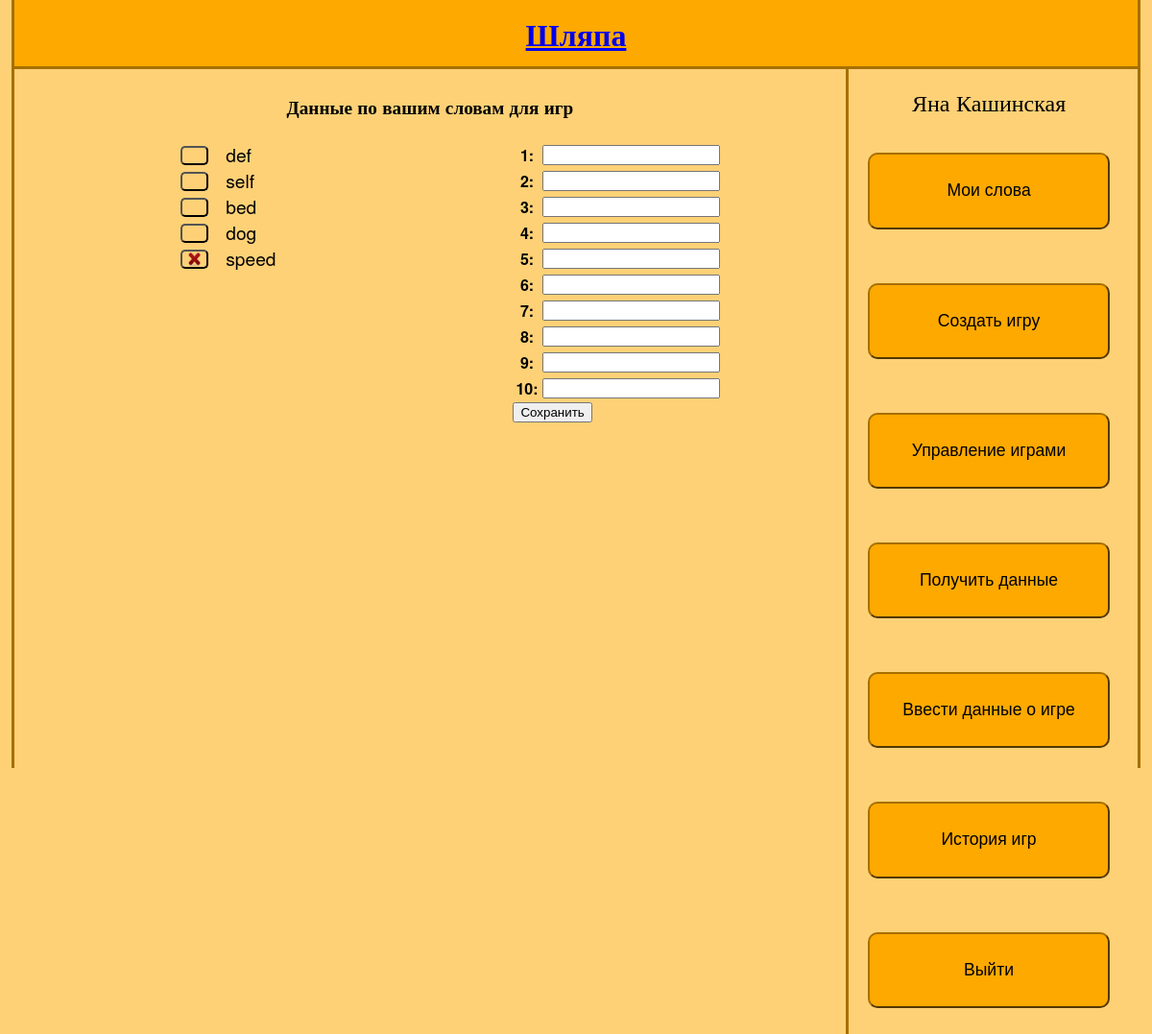
The page /words/ (signed in) on the database as committed earlier.
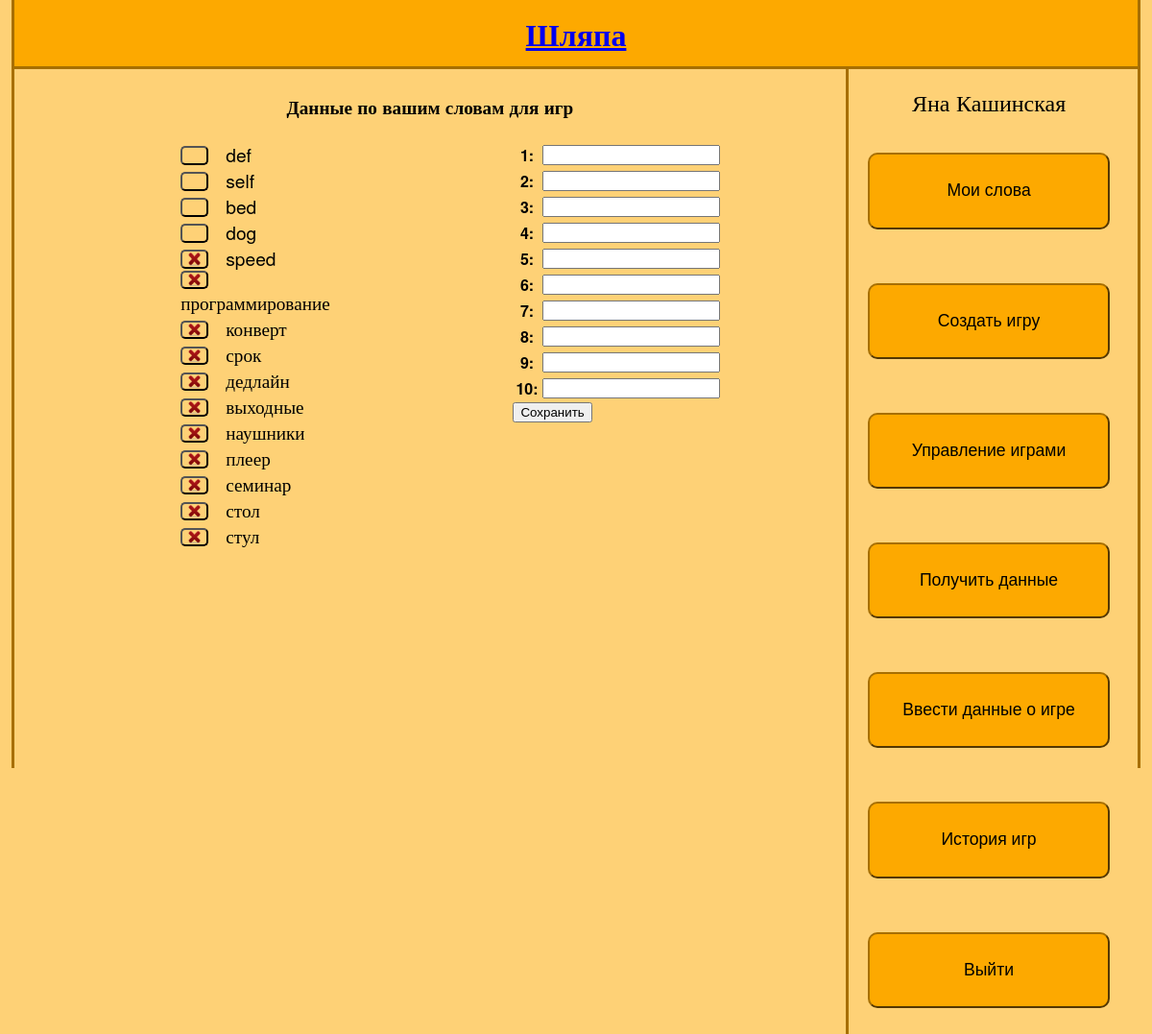
The same page on the database as committed later.
### game/models.py (models this page shows, shortened)
class UserWord(models.Model):
	user = models.ForeignKey(User)
	word = models.ForeignKey(Word)
	game = models.ManyToManyField(Game)
	def allow_delete(self):
		if len(self.game.all()) == 0:
			if len(self.word.user.all()) <= 1:
				return True
		return False

class Word(models.Model):
	word = models.CharField(max_length = 100)
	user = models.ManyToManyField(User, through='UserWord')

### views.py (the view)
# urls.py: url(r'^words/$', words),
def words(request):
	form = WordForm()
	if request.method == "POST":
		form = WordForm(request.POST)
	wordsUser = UserWord.objects.filter(user = request.user)
	return render_to_response('words.html', {'wordsUser': wordsUser, 'form':form}, context_instance=RequestContext(request))

### forms.py
class WordForm(forms.Form):
    word1 = forms.CharField(label='1', required=False)
    word2 = forms.CharField(label='2', required=False)
    word3 = forms.CharField(label='3', required=False)
    word4 = forms.CharField(label='4', required=False)
    word5 = forms.CharField(label='5', required=False)
    word6 = forms.CharField(label='6', required=False)
    word7 = forms.CharField(label='7', required=False)
    word8 = forms.CharField(label='8', required=False)
    word9 = forms.CharField(label='9', required=False)
    word10 = forms.CharField(label='10', required=False)

### templates/words.html (shortened to what this page needs)
{% extends "base.html" %}
{% block main %}
<p>
	<h1> Данные по вашим словам для игр </h1>
	<div class="table_words">
		<form action="/delete_word/" method="post">
		{% for word in wordsUser %}
			{% if word.allow_delete %}
	    	<button value="{{word.word.word}}" name="del_word" class = "button_del"> <img src="/media/delete.png" class="img_del"/> </button>
	    	{% else %}
	    	<button value="{{word.word.word}}" name="not_del_word" class = "button_del"> <img src="/media/empty.png" class="img_del"/> </button>
	    	{% endif%}
	    	<label for='del_word' class = "word"> {{word.word.word}}</label>
	    	<br>
		{% endfor %}
		</form>
	</div>
	<div id="write_words" >
		<form action="/save_words/" method="post">
			<table>
				{{form.as_table}}
			</table>
		<input type='submit' value='Сохранить'>
		</form>
	</div>
</p>
{% endblock %}

### templates/base.html (shortened to what this page needs)
<html>
<head>
</head>
<body>
<div id = "title">
<a  href = "/" > <h1>  Шляпа </h1> </a>
</div>
<div id = "main">
{% block main %}{% endblock %}
</div>
<div id = "menu">
 	<p>
 		{% include "register.html"%}
	 </p>
	{% if user.is_authenticated %}
	<p>
		<form action = "/words/" class = "menu_item">
			<input type="submit" value="Мои слова"/>
		</form>
	</p>
	<p>
		<form action="/request_words/" class = "menu_item">
		    <input type="submit" value="Создать игру">
		</form>
	</p>
	<p>
		<form action="/queue_games/" class = "menu_item">
		    <input type="submit" value="Управление играми">
		</form>
	</p>
	<p>
		<form action="/imitator_request/" class = "menu_item">
		    <input type="submit" value="Получить данные">
		</form>
	</p>
	<p>
		<form action="/new_result_game/" class = "menu_item">
		    <input type="submit" value="Ввести данные о игре">
		</form>
	</p>
	<p>
		<form action="/history/" class = "menu_item">
		    <input type="submit" value="История игр">
		</form>
	</p>
	<p>
		<form action="/logout/" class = "menu_item">
		    <input type="submit" value="Выйти">
		</form>
	</p>
	{% endif %}
</div>
</body>
</html>

### templates/register.html (shortened to what this page needs)
{% if user.is_authenticated %}
  <div id = "user_name_main">
   <span> {{ user.first_name }} {{ user.last_name }} </span>
 </div>
{% endif %}

### templates/base.html (style rules this page uses)
html { font-family: "Helvetica Neue"; margin-left: 1%; margin-right: 1%; padding-left: 0px; padding-right: 0px; border-color: #a76f00; border-left-style: solid; border-right-style: solid; padding-top: 0px; margin-top: 0px; }
body { background-color: #fed176; height: auto; padding-top: 0px; padding-left: 0px; padding-right: 0px; margin-right: 0px; margin-left: 0px; margin-top: 0px; }
#title { margin: 0%; padding: 0%; background-color: #fda900; }
#title h1 { margin: 0%; padding-top: 1%; padding-bottom: 1%; font-family: "Helvetica Neue"; font-size: 200%; text-align: center; border-bottom-style: solid; border-bottom-color: #a76f00; }
div#main { float: left; width : 74%; height: auto; min-height: 200%; border-right-style: solid; border-right-color: #a76f00; }
div#menu { min-height: 100%; float: left; width: 25%; height: auto; }
h1 { font-size: 120%; text-align: center; font-family: "Helvetica Neue"; padding: 1%; }
.menu_item { position: relative; left: 0%; padding: 20px; }
.menu_item input { border-radius: 10px; background-color: #fda900; width: 100%; height: 10%; font-size:110%; border-color: #a76f00; }

### templates/words.html (style rules this page uses)
.table_words { position: relative; left: 20%; top: 0px; width: 20%; float: left; }
.word { width: 10%; margin: 0px; padding: 0px; font-size: 120%; }
#write_words { float: left; width: 10%; position: relative; left: 40%; top: 0%; }
.button_del { background-color: transparent; border-radius: 5px; margin-right: 1em; }
.img_del { height: 1em; width: 1em; }

### templates/register.html (style rules this page uses)
#user_name_main { position: relative; text-align: center; font-size: 150%; }

Rows that differ between the two databases and show on the page:
added UserWord: word.word "программирование"
added UserWord: word.word "конверт"
added UserWord: word.word "срок"
added UserWord: word.word "дедлайн"
added UserWord: word.word "выходные"
added UserWord: word.word "наушники"
added UserWord: word.word "плеер"
added UserWord: word.word "семинар"
added UserWord: word.word "стол"
added UserWord: word.word "стул"
